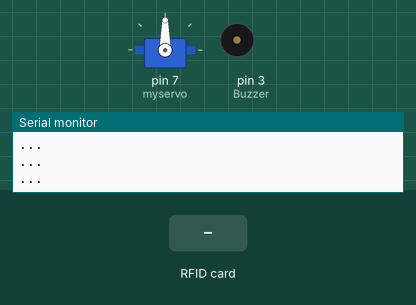
The sketch below on a simulated Arduino Uno, built with avr-gcc and run on an emulated ATmega328P. On the bench: servo, buzzer (waves = sounding, pin HIGH), the last lines printed to the serial monitor. Inputs (shaded band) come from the test bench. Pins used as bus, display or sensor lines are not drawn.

Above: at 1.2 s.
1.3 s: RFID card 5E 7A 19 C4 held to the reader
At 1.6 s:
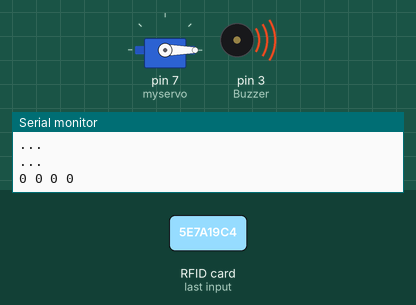
At 3.5 s:
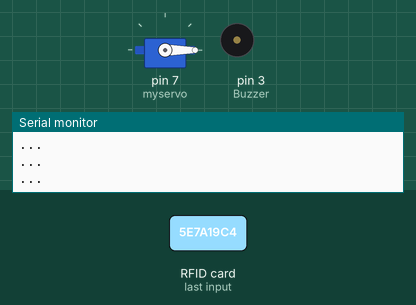
Timing chart, 0 to 5.0 s (numbered marks = the images above; inputs shaded):
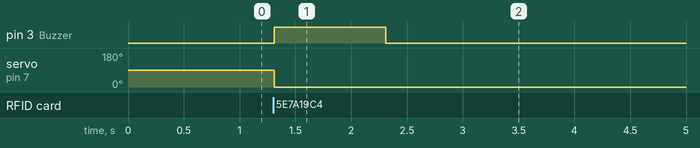

The sketch:

Amin_RFID_Card_LAST.ino.ino
```cpp
#include <SPI.h>
#include <RFID.h>
#include <Servo.h>
#define SS_PIN 10
#define RST_PIN 9
#define GreenLED 2
#define REDLED 4
#define Buzzer 3
Servo myservo;
RFID rfid(SS_PIN, RST_PIN);

String rfidCard;

void setup() {
  myservo.attach(7);
  Serial.begin(9600);
  Serial.println("Starting the RFID Reader...");
  SPI.begin();
  rfid.init();
  pinMode(3  , OUTPUT);
}

void loop() {
  Serial.println("...");
  if (rfid.isCard()) {
    if (rfid.isCard()) {
      rfidCard = String(rfid.serNum[0]) + " " + String(rfid.serNum[1]) + " " + String(rfid.serNum[2]) + " " + String(rfid.serNum[3]);
      Serial.println(rfidCard);
      if (rfidCard == "194 127 155 27") {
        myservo.write(180);
        digitalWrite(GreenLED, 255);
        digitalWrite(Buzzer, 255);
        delay(150);
        digitalWrite(Buzzer, 0);
        delay(300);
        digitalWrite(GreenLED, 0);

      } else {
        myservo.write(0);
        digitalWrite(REDLED, 255);
        digitalWrite(Buzzer, 255);
        delay(1000);
        digitalWrite(Buzzer, 0);
        digitalWrite(REDLED, 0);

      }
    }
    rfid.halt();
  }
}
```

Measured:
- after the input at 1.3 s, pin 3 (Buzzer): LOW → HIGH at once, → LOW 1.0 s later; servo on pin 7 (myservo): 90° → 0° at once
